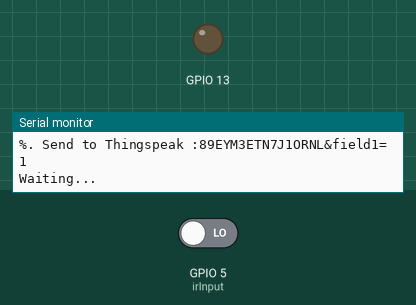
Simulated run of this sketch. Board: ESP8266 (NodeMCU). Shown: output pins drawn as LEDs (lit = HIGH), the last lines printed to the serial monitor. Inputs (shaded band) come from the test bench; at power-on: GPIO 5 (irInput) LOW. WiFi joins after 1.5 s; servers stay silent unless stated.

Above: at 2.7 s.
2.8 s: GPIO 5 (irInput) driven HIGH
At 4.1 s:
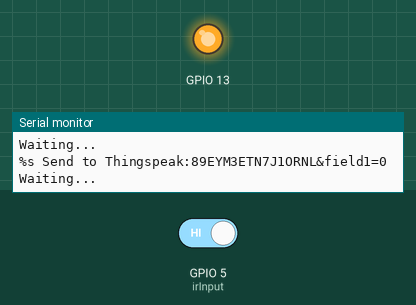
4.4 s: GPIO 5 (irInput) driven LOW
At 5.5 s:
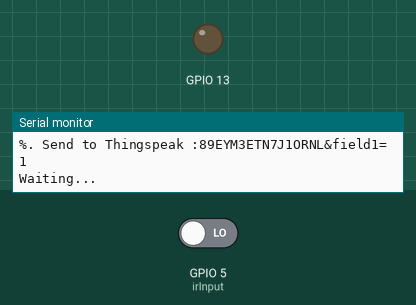
Timing chart, 0 to 7.4 s (numbered marks = the images above; inputs shaded):
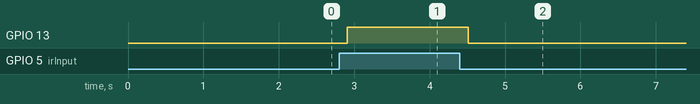

Measured:
- after the input at 2.8 s, GPIO 13: LOW → HIGH after 0.11 s
- after the input at 4.4 s, GPIO 13: HIGH → LOW after 0.11 s

The sketch:

parking_v1.ino
```cpp
/*
esp8266 module import
*/

#include <ESP8266WiFi.h>
String apiKey = "89EYM3ETN7J1ORNL";
const char *ssid = "SN-WS";
const char *pass = "vishal@123";
const char *server = "api.thingspeak.com";
int irInput = 5;
int val=0;

WiFiClient client;
// the setup function runs once when you press reset or power the board
void setup() {
  Serial.begin(115200);
  // initialize digital pin LED_BUILTIN as an output.
  pinMode(13, OUTPUT);
  pinMode(irInput, INPUT);
  Serial.println("Connecting to ");
  Serial.println(ssid);
  WiFi.begin(ssid, pass);
    while (WiFi.status() != WL_CONNECTED)
     {
            delay(500);
            Serial.print(".");
     }
      Serial.println("");
      Serial.println("WiFi connected");
}

// the loop function runs over and over again forever
void loop() {
   val = digitalRead(irInput); // read input value
   if (val == HIGH)
   { // check if the input is HIGH

      digitalWrite(13, HIGH); // turn LED on
      if (client.connect(server,80))   //   "184.106.153.149" or api.thingspeak.com
      {    String postStr = apiKey;
                             postStr +="&field1=";
                             postStr += String(!val);
                             postStr += "\r\n\r\n";
           client.print("POST /update HTTP/1.1\n");
                             client.print("Host: api.thingspeak.com\n");
                             client.print("Connection: close\n");
                             client.print("X-THINGSPEAKAPIKEY: "+apiKey+"\n");
                             client.print("Content-Type: application/x-www-form-urlencoded\n");
                             client.print("Content-Length: ");
                             client.print(postStr.length());
                             client.print("\n\n");
                             client.print(postStr);
                             Serial.println("%s Send to Thingspeak:"+postStr);
                        }
          client.stop();
          Serial.println("Waiting...");
   }
   else
   {

      digitalWrite(13, LOW); // turn LED OFF
    if (client.connect(server,80))   //   "184.106.153.149" or api.thingspeak.com
      {    String postStr = apiKey;
                             postStr +="&field1=";
                             postStr += String(!val);
                             postStr += "\r\n\r\n";
           client.print("POST /update HTTP/1.1\n");
                             client.print("Host: api.thingspeak.com\n");
                             client.print("Connection: close\n");
                             client.print("X-THINGSPEAKAPIKEY: "+apiKey+"\n");
                             client.print("Content-Type: application/x-www-form-urlencoded\n");
                             client.print("Content-Length: ");
                             client.print(postStr.length());
                             client.print("\n\n");
                             client.print(postStr);
                             Serial.println("%. Send to Thingspeak :"+postStr);
                        }
          client.stop();

          Serial.println("Waiting...");
   }

}
```
